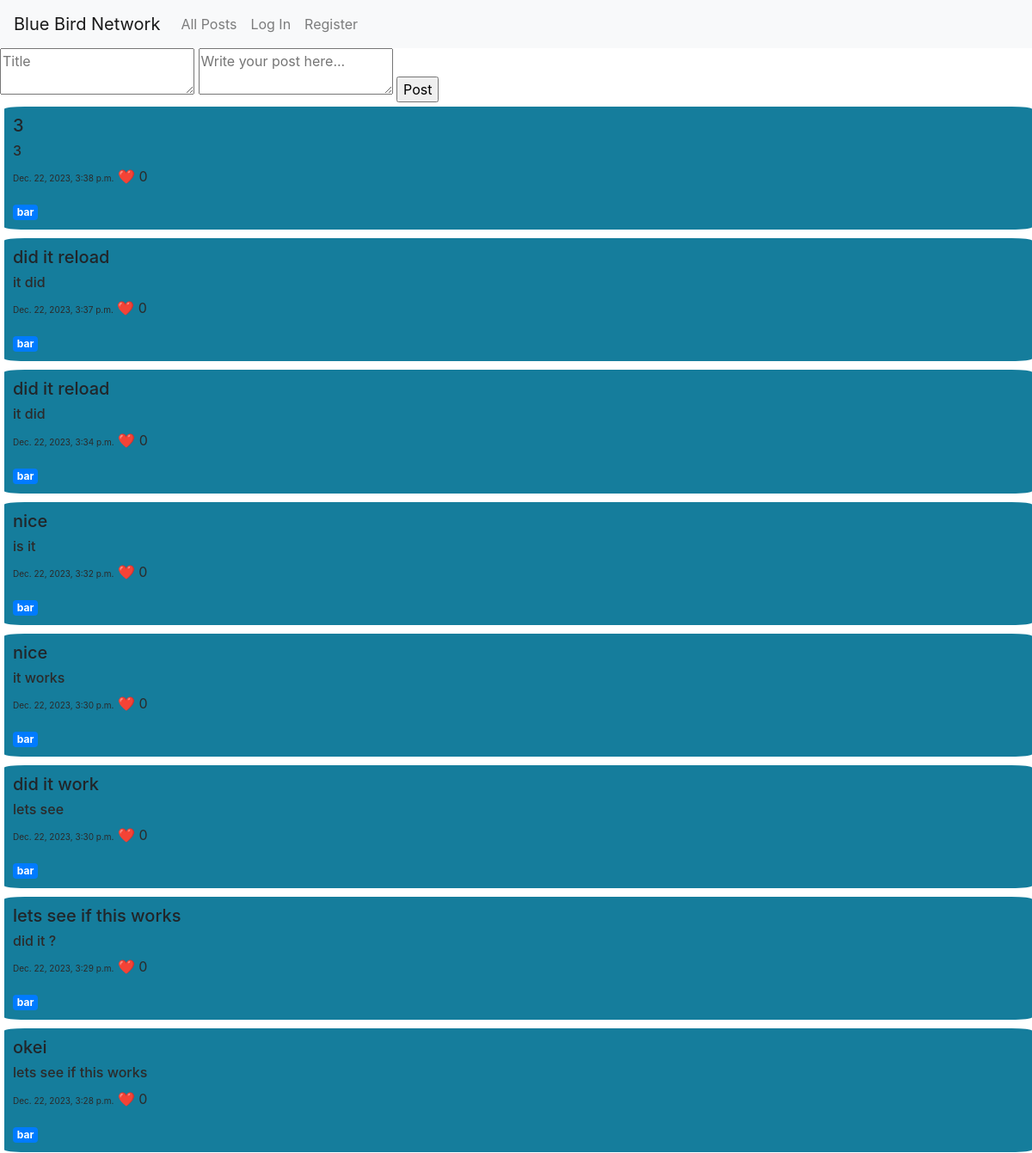
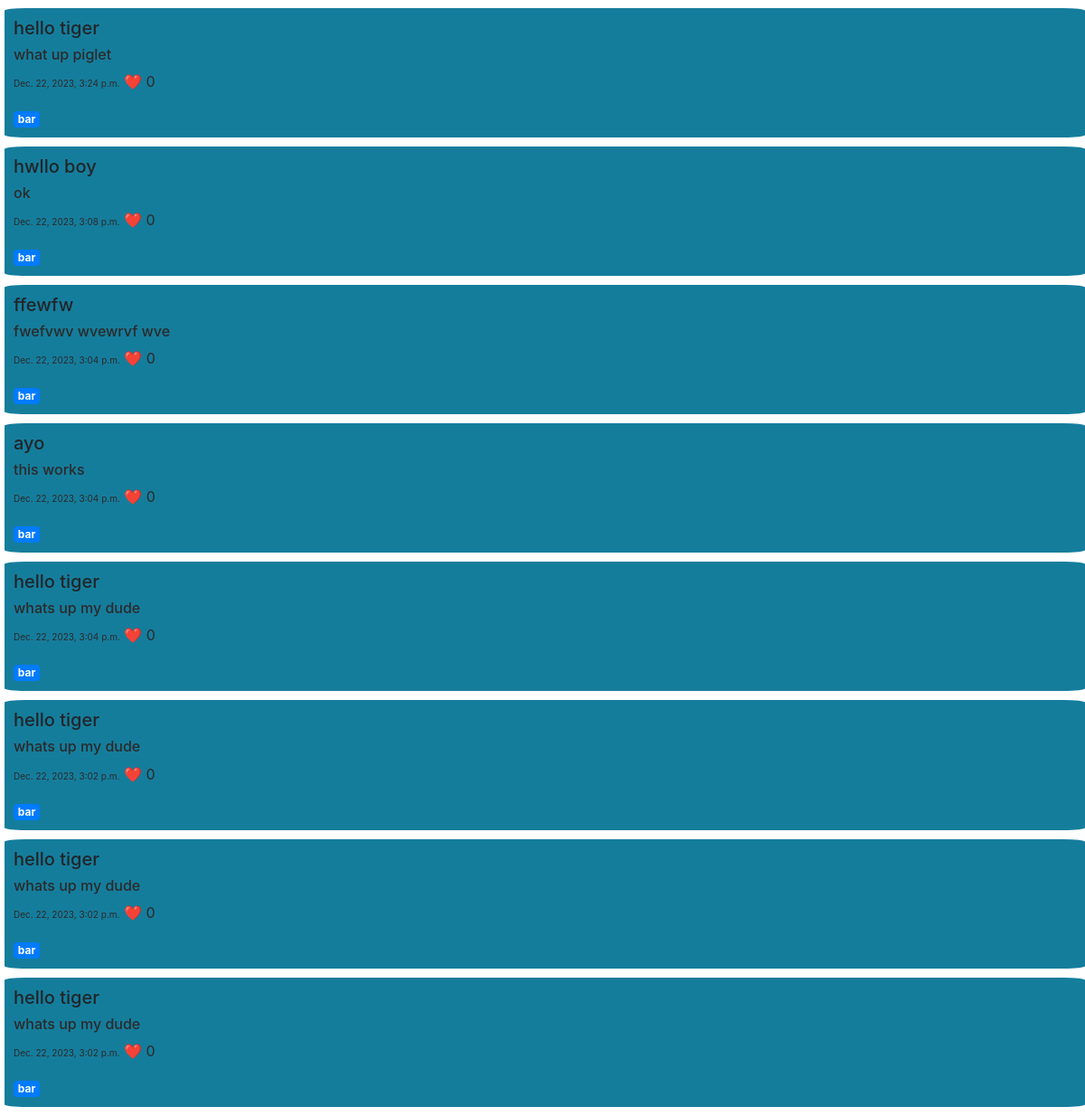
The page / on the database its author committed (2 pictures, top to bottom).
### network/models.py (models this page shows, shortened)
class Tweet(models.Model):
    user = models.ForeignKey(User, on_delete=models.CASCADE, related_name= "user1")
    title = models.CharField(max_length=64)
    content = models.TextField()
    timestamp = models.DateTimeField(auto_now_add=True)
    likes = models.IntegerField(default = 0)

class User(AbstractUser):
    pass

### network/views.py (the view)
# urls.py: path("", views.index, name="index"),
def index(request):
    old_posts = Tweet.objects.all().order_by("-timestamp")
    return render(request, "network/index.html", {'old_posts': old_posts})

### network/templates/network/index.html (shortened to what this page needs)
{% extends "network/layout.html" %}
{% block body %}
    <html lang="en">
        <body>
            <form id="post-form" method="POST">
                <textarea id="title-content" name = "title" placeholder = "Title"></textarea>
                <textarea id="post-content" name="content" placeholder="Write your post here..."></textarea>
                <input style="margin-bottom: 5px; " id = "submit-post" type="submit" value="Post">
            </form>
            {% for post in old_posts %}
                <div id = "old_posts">
                    <h5>{{ post.title }}</h5>
                    <h6 style="color:rgb(43, 42, 42);">{{ post.content }}</h6>
                    <p style=" color:rgb(43, 42, 42);"><span style = "font-size: x-small;">{{ post.timestamp }}</span> ❤️ <span>{{ post.likes }}</span></p>
                    <a href="#" class="badge badge-primary">{{ post.user }}</a>
                </div>
            {% endfor %}
        </body>
    </html>
{% endblock %}

### network/static/network/styles.css (style rules this page uses)
#old_posts { background-color: #157d9c; padding: 10px; margin-bottom: 10px; animation-name: hide; animation-duration: 2s; animation-fill-mode: forwards; animation-play-state: paused; border-radius: 2%; margin-left: 5px; }

### rows shown on the page
Tweet: title "3", content "3", timestamp "Dec. 22, 2023, 3:38 p.m.", likes "0", user "bar"
Tweet: title "did it reload", content "it did", timestamp "Dec. 22, 2023, 3:37 p.m.", likes "0", user "bar"
Tweet: title "did it reload", content "it did", timestamp "Dec. 22, 2023, 3:34 p.m.", likes "0", user "bar"
Tweet: title "nice", content "is it", timestamp "Dec. 22, 2023, 3:32 p.m.", likes "0", user "bar"
Tweet: title "nice", content "it works", timestamp "Dec. 22, 2023, 3:30 p.m.", likes "0", user "bar"
Tweet: title "did it work", content "lets see", timestamp "Dec. 22, 2023, 3:30 p.m.", likes "0", user "bar"
Tweet: title "lets see if this works", content "did it ?", timestamp "Dec. 22, 2023, 3:29 p.m.", likes "0", user "bar"
Tweet: title "okei", content "lets see if this works", timestamp "Dec. 22, 2023, 3:28 p.m.", likes "0", user "bar"
Tweet: title "hello tiger", content "what up piglet", timestamp "Dec. 22, 2023, 3:24 p.m.", likes "0", user "bar"
Tweet: title "hwllo boy", content "ok", timestamp "Dec. 22, 2023, 3:08 p.m.", likes "0", user "bar"
Tweet: title "ffewfw", content "fwefvwv wvewrvf wve", timestamp "Dec. 22, 2023, 3:04 p.m.", likes "0", user "bar"
Tweet: title "ayo", content "this works", timestamp "Dec. 22, 2023, 3:04 p.m.", likes "0", user "bar"
Tweet: title "hello tiger", content "whats up my dude", timestamp "Dec. 22, 2023, 3:04 p.m.", likes "0", user "bar"
Tweet: title "hello tiger", content "whats up my dude", timestamp "Dec. 22, 2023, 3:02 p.m.", likes "0", user "bar"
Tweet: title "hello tiger", content "whats up my dude", timestamp "Dec. 22, 2023, 3:02 p.m.", likes "0", user "bar"
Tweet: title "hello tiger", content "whats up my dude", timestamp "Dec. 22, 2023, 3:02 p.m.", likes "0", user "bar"
